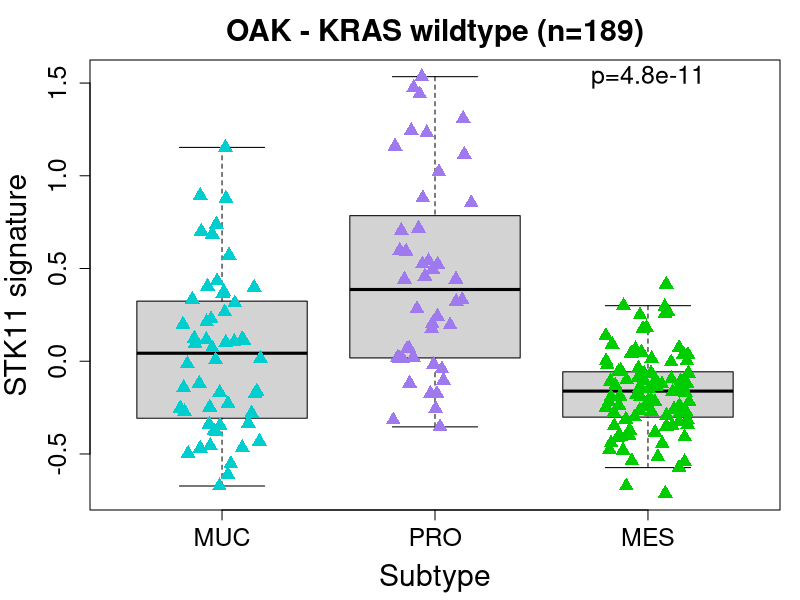
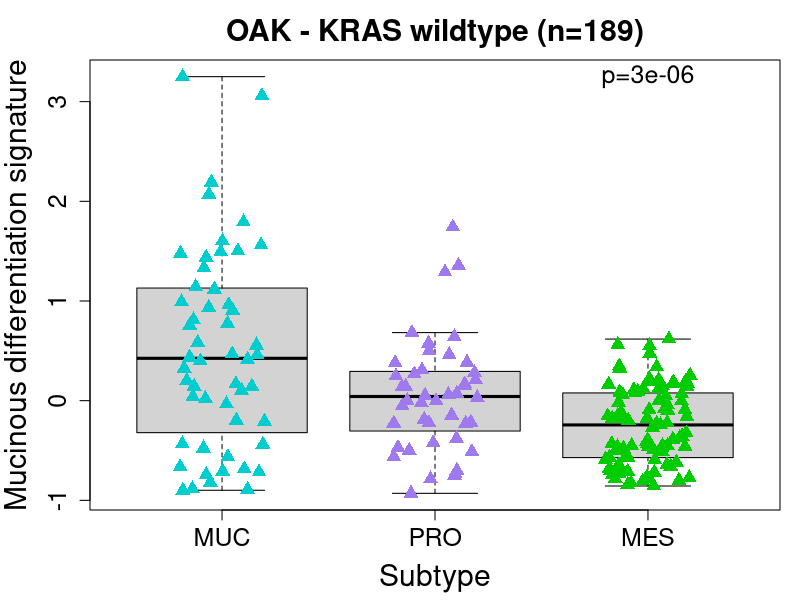

Write the R code that produced these figures, in order.
study <- "OAK - KRAS wildtype"
data <- read.table("../data/OAK_KRASwt_subtypes.tsv", sep="\t", header=TRUE, check.names=FALSE)
data <- data[!data$Subtype %in% "unclassified", ]
data$Subtype <- factor(data$Subtype, levels=c("MUC", "PRO", "MES"))
nbTumors <- nrow(data)

colors <- rep("cyan3", nbTumors)
colors[data$Subtype %in% "PRO"] <- "mediumpurple2"
colors[data$Subtype %in% "MES"] <- "green3"
pchs <- rep(17, nbTumors)

pdf("../figures/FigS2_OAKwt_STK11signatureBySubtype.pdf", width=5.5, height=6.5)
par(mar=c(4.5, 4.5, 3, 1))
boxplot(data$STK11_deficiency_signature ~ data$Subtype, outline=FALSE,
				ylab="STK11 signature", xlab="Subtype", main=paste0(study," (n=",nbTumors,")"),
				cex.lab=1.8, cex.axis=1.5, cex.main=1.8, ylim=range(data$STK11_deficiency_signature))
points(jitter(as.numeric(data$Subtype)), data$STK11_deficiency_signature,
					col=colors, pch=pchs, cex=1.5)
pval <- signif(kruskal.test(data$STK11_deficiency_signature ~ data$Subtype)$p.value, 2)
text(x=3, y=max(data$STK11_deficiency_signature), labels=paste0("p=",pval), cex=1.5)
dev.off()

t.test(data$STK11_deficiency_signature[data$Subtype %in% "PRO"],
			data$STK11_deficiency_signature[data$Subtype %in% c("MUC","MES")],
			alternative = "greater")$p.value

pdf("../figures/FigS2_OAKwt_MucinoussignatureBySubtype.pdf", width=5.5, height=6.5)
par(mar=c(4.5, 4.5, 3, 1))
boxplot(data$Mucinous_differentiation_signature ~ data$Subtype, outline=FALSE,
				ylab="Mucinous differentiation signature", xlab="Subtype", main=paste0(study," (n=",nbTumors,")"),
				cex.lab=1.8, cex.axis=1.5, cex.main=1.8, ylim=range(data$Mucinous_differentiation_signature))
points(jitter(as.numeric(data$Subtype)), data$Mucinous_differentiation_signature,
					col=colors, pch=pchs, cex=1.5)
pval <- signif(kruskal.test(data$Mucinous_differentiation_signature ~ data$Subtype)$p.value, 2)
text(x=3, y=max(data$Mucinous_differentiation_signature), labels=paste0("p=",pval), cex=1.5)
dev.off()

t.test(data$Mucinous_differentiation_signature[data$Subtype %in% "MUC"],
			data$Mucinous_differentiation_signature[data$Subtype %in% c("PRO","MES")],
			alternative = "greater")$p.value
